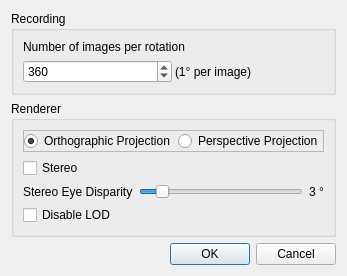
<ui version="4.0" >
 <class>MIPRotDialog</class>
 <widget class="QDialog" name="MIPRotDialog" >
  <property name="windowModality" >
   <enum>Qt::WindowModal</enum>
  </property>
  <property name="geometry" >
   <rect>
    <x>0</x>
    <y>0</y>
    <width>314</width>
    <height>262</height>
   </rect>
  </property>
  <property name="windowTitle" >
   <string>MIP Rotation</string>
  </property>
  <property name="modal" >
   <bool>true</bool>
  </property>
  <layout class="QVBoxLayout" name="verticalLayout" >
   <item>
    <widget class="QGroupBox" name="groupBox_Slices" >
     <property name="title" >
      <string>Recording</string>
     </property>
     <layout class="QVBoxLayout" name="verticalLayout_3" >
      <item>
       <widget class="QLabel" name="label" >
        <property name="text" >
         <string>Number of images per rotation</string>
        </property>
       </widget>
      </item>
      <item>
       <widget class="QFrame" name="frame_2" >
        <property name="frameShape" >
         <enum>QFrame::NoFrame</enum>
        </property>
        <property name="frameShadow" >
         <enum>QFrame::Plain</enum>
        </property>
        <property name="lineWidth" >
         <number>0</number>
        </property>
        <layout class="QHBoxLayout" name="horizontalLayout_2" >
         <property name="spacing" >
          <number>3</number>
         </property>
         <property name="margin" >
          <number>0</number>
         </property>
         <item>
          <widget class="QSpinBox" name="spinBox_Images" >
           <property name="minimum" >
            <number>36</number>
           </property>
           <property name="maximum" >
            <number>7200</number>
           </property>
           <property name="value" >
            <number>360</number>
           </property>
          </widget>
         </item>
         <item>
          <widget class="QLabel" name="label_Degree" >
           <property name="text" >
            <string>(1° per image)</string>
           </property>
          </widget>
         </item>
        </layout>
       </widget>
      </item>
     </layout>
    </widget>
   </item>
   <item>
    <widget class="QGroupBox" name="groupBox_3" >
     <property name="title" >
      <string>Renderer</string>
     </property>
     <layout class="QVBoxLayout" name="verticalLayout_2" >
      <item>
       <widget class="QFrame" name="frame" >
        <property name="frameShape" >
         <enum>QFrame::StyledPanel</enum>
        </property>
        <property name="frameShadow" >
         <enum>QFrame::Raised</enum>
        </property>
        <layout class="QHBoxLayout" name="horizontalLayout" >
         <property name="spacing" >
          <number>3</number>
         </property>
         <property name="margin" >
          <number>0</number>
         </property>
         <item>
          <widget class="QRadioButton" name="radioButton_Ortho" >
           <property name="text" >
            <string>Orthographic Projection</string>
           </property>
           <property name="checked" >
            <bool>true</bool>
           </property>
          </widget>
         </item>
         <item>
          <widget class="QRadioButton" name="radioButton_Persp" >
           <property name="text" >
            <string>Perspective Projection</string>
           </property>
          </widget>
         </item>
        </layout>
       </widget>
      </item>
      <item>
       <widget class="QCheckBox" name="checkBox_Stereo" >
        <property name="text" >
         <string>Stereo</string>
        </property>
       </widget>
      </item>
      <item>
       <widget class="QFrame" name="frame_3" >
        <property name="frameShape" >
         <enum>QFrame::NoFrame</enum>
        </property>
        <property name="frameShadow" >
         <enum>QFrame::Plain</enum>
        </property>
        <property name="lineWidth" >
         <number>0</number>
        </property>
        <layout class="QHBoxLayout" name="horizontalLayout_3" >
         <property name="margin" >
          <number>0</number>
         </property>
         <item>
          <widget class="QLabel" name="label_2" >
           <property name="text" >
            <string>Stereo Eye Disparity</string>
           </property>
          </widget>
         </item>
         <item>
          <widget class="QSlider" name="horizontalSlider_EyeDist" >
           <property name="minimum" >
            <number>1</number>
           </property>
           <property name="maximum" >
            <number>20</number>
           </property>
           <property name="value" >
            <number>3</number>
           </property>
           <property name="orientation" >
            <enum>Qt::Horizontal</enum>
           </property>
          </widget>
         </item>
         <item>
          <widget class="QLabel" name="label_EyeDist" >
           <property name="text" >
            <string>3 °</string>
           </property>
          </widget>
         </item>
        </layout>
       </widget>
      </item>
      <item>
       <widget class="QCheckBox" name="checkBox_NoLOD" >
        <property name="text" >
         <string>Disable LOD</string>
        </property>
       </widget>
      </item>
     </layout>
    </widget>
   </item>
   <item>
    <spacer name="verticalSpacer" >
     <property name="orientation" >
      <enum>Qt::Vertical</enum>
     </property>
     <property name="sizeHint" stdset="0" >
      <size>
       <width>20</width>
       <height>40</height>
      </size>
     </property>
    </spacer>
   </item>
   <item>
    <widget class="QDialogButtonBox" name="buttonBox" >
     <property name="orientation" >
      <enum>Qt::Horizontal</enum>
     </property>
     <property name="standardButtons" >
      <set>QDialogButtonBox::Cancel|QDialogButtonBox::Ok</set>
     </property>
    </widget>
   </item>
  </layout>
 </widget>
 <resources/>
 <connections>
  <connection>
   <sender>buttonBox</sender>
   <signal>accepted()</signal>
   <receiver>MIPRotDialog</receiver>
   <slot>accept()</slot>
   <hints>
    <hint type="sourcelabel" >
     <x>257</x>
     <y>205</y>
    </hint>
    <hint type="destinationlabel" >
     <x>157</x>
     <y>274</y>
    </hint>
   </hints>
  </connection>
  <connection>
   <sender>buttonBox</sender>
   <signal>rejected()</signal>
   <receiver>MIPRotDialog</receiver>
   <slot>reject()</slot>
   <hints>
    <hint type="sourcelabel" >
     <x>300</x>
     <y>228</y>
    </hint>
    <hint type="destinationlabel" >
     <x>286</x>
     <y>274</y>
    </hint>
   </hints>
  </connection>
  <connection>
   <sender>spinBox_Images</sender>
   <signal>valueChanged(int)</signal>
   <receiver>MIPRotDialog</receiver>
   <slot>UpdateDegreeLabel()</slot>
   <hints>
    <hint type="sourcelabel" >
     <x>111</x>
     <y>62</y>
    </hint>
    <hint type="destinationlabel" >
     <x>287</x>
     <y>90</y>
    </hint>
   </hints>
  </connection>
  <connection>
   <sender>checkBox_Stereo</sender>
   <signal>clicked()</signal>
   <receiver>MIPRotDialog</receiver>
   <slot>UpdateStereoCheckbox()</slot>
   <hints>
    <hint type="sourcelabel" >
     <x>52</x>
     <y>151</y>
    </hint>
    <hint type="destinationlabel" >
     <x>62</x>
     <y>175</y>
    </hint>
   </hints>
  </connection>
  <connection>
   <sender>horizontalSlider_EyeDist</sender>
   <signal>valueChanged(int)</signal>
   <receiver>MIPRotDialog</receiver>
   <slot>UpdateEyeDistLabel()</slot>
   <hints>
    <hint type="sourcelabel" >
     <x>194</x>
     <y>146</y>
    </hint>
    <hint type="destinationlabel" >
     <x>265</x>
     <y>5</y>
    </hint>
   </hints>
  </connection>
 </connections>
 <slots>
  <slot>UpdateDegreeLabel()</slot>
  <slot>UpdateStereoCheckbox()</slot>
  <slot>UpdateEyeDistLabel()</slot>
 </slots>
</ui>
